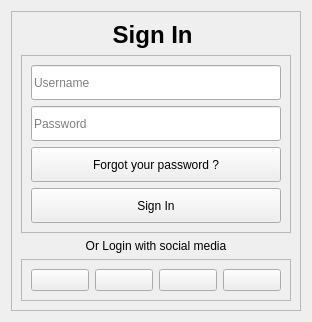
                <widget class="QWidget" name="login_pg">
                 <layout class="QVBoxLayout" name="verticalLayout_4">
                  <item alignment="Qt::AlignVCenter">
                   <widget class="QFrame" name="frame_2">
                    <property name="frameShape">
                     <enum>QFrame::StyledPanel</enum>
                    </property>
                    <property name="frameShadow">
                     <enum>QFrame::Raised</enum>
                    </property>
                    <layout class="QVBoxLayout" name="verticalLayout_6">
                     <item>
                      <widget class="QLabel" name="label_4">
                       <property name="maximumSize">
                        <size>
                         <width>16777215</width>
                         <height>16777210</height>
                        </size>
                       </property>
                       <property name="text">
                        <string>&lt;html&gt;&lt;head/&gt;&lt;body&gt;&lt;p align="center"&gt;&lt;span style=" font-size:18pt; font-weight:600;"&gt;Sign In &lt;/span&gt;&lt;/p&gt;&lt;/body&gt;&lt;/html&gt;</string>
                       </property>
                      </widget>
                     </item>
                     <item alignment="Qt::AlignHCenter|Qt::AlignVCenter">
                      <widget class="QFrame" name="frame_3">
                       <property name="minimumSize">
                        <size>
                         <width>200</width>
                         <height>0</height>
                        </size>
                       </property>
                       <property name="frameShape">
                        <enum>QFrame::StyledPanel</enum>
                       </property>
                       <property name="frameShadow">
                        <enum>QFrame::Raised</enum>
                       </property>
                       <layout class="QVBoxLayout" name="verticalLayout_5">
                        <item>
                         <widget class="QLineEdit" name="usernameInput">
                          <property name="minimumSize">
                           <size>
                            <width>250</width>
                            <height>35</height>
                           </size>
                          </property>
                          <property name="maximumSize">
                           <size>
                            <width>250</width>
                            <height>35</height>
                           </size>
                          </property>
                          <property name="placeholderText">
                           <string>Username</string>
                          </property>
                         </widget>
                        </item>
                        <item>
                         <widget class="QLineEdit" name="passwordInput">
                          <property name="minimumSize">
                           <size>
                            <width>250</width>
                            <height>35</height>
                           </size>
                          </property>
                          <property name="maximumSize">
                           <size>
                            <width>250</width>
                            <height>35</height>
                           </size>
                          </property>
                          <property name="echoMode">
                           <enum>QLineEdit::Password</enum>
                          </property>
                          <property name="placeholderText">
                           <string>Password</string>
                          </property>
                         </widget>
                        </item>
                        <item>
                         <widget class="QPushButton" name="rest">
                          <property name="minimumSize">
                           <size>
                            <width>250</width>
                            <height>35</height>
                           </size>
                          </property>
                          <property name="maximumSize">
                           <size>
                            <width>250</width>
                            <height>35</height>
                           </size>
                          </property>
                          <property name="text">
                           <string>Forgot your password ?</string>
                          </property>
                         </widget>
                        </item>
                        <item>
                         <widget class="QPushButton" name="siginBtn">
                          <property name="minimumSize">
                           <size>
                            <width>250</width>
                            <height>35</height>
                           </size>
                          </property>
                          <property name="maximumSize">
                           <size>
                            <width>250</width>
                            <height>35</height>
                           </size>
                          </property>
                          <property name="cursor">
                           <cursorShape>PointingHandCursor</cursorShape>
                          </property>
                          <property name="text">
                           <string>Sign In</string>
                          </property>
                          <property name="checkable">
                           <bool>false</bool>
                          </property>
                          <property name="autoRepeat">
                           <bool>true</bool>
                          </property>
                         </widget>
                        </item>
                       </layout>
                      </widget>
                     </item>
                     <item>
                      <widget class="QLabel" name="label_6">
                       <property name="text">
                        <string>Or Login with social media</string>
                       </property>
                       <property name="alignment">
                        <set>Qt::AlignCenter</set>
                       </property>
                      </widget>
                     </item>
                     <item>
                      <widget class="QFrame" name="frame_4">
                       <property name="frameShape">
                        <enum>QFrame::StyledPanel</enum>
                       </property>
                       <property name="frameShadow">
                        <enum>QFrame::Raised</enum>
                       </property>
                       <layout class="QHBoxLayout" name="horizontalLayout_3">
                        <item>
                         <widget class="QPushButton" name="google">
                          <property name="cursor">
                           <cursorShape>PointingHandCursor</cursorShape>
                          </property>
                          <property name="text">
                           <string />
                          </property>
                          <property name="icon">
                           <iconset resource="../Qss/icons/_icons.qrc">
                            <normaloff>:/font_awesome_brands/icons/font_awesome/brands/google-plus-g.png</normaloff>:/font_awesome_brands/icons/font_awesome/brands/google-plus-g.png</iconset>
                          </property>
                          <property name="iconSize">
                           <size>
                            <width>24</width>
                            <height>24</height>
                           </size>
                          </property>
                         </widget>
                        </item>
                        <item>
                         <widget class="QPushButton" name="facebook">
                          <property name="cursor">
                           <cursorShape>PointingHandCursor</cursorShape>
                          </property>
                          <property name="text">
                           <string />
                          </property>
                          <property name="icon">
                           <iconset resource="../Qss/icons/_icons.qrc">
                            <normaloff>:/font_awesome_brands/icons/font_awesome/brands/facebook-f.png</normaloff>:/font_awesome_brands/icons/font_awesome/brands/facebook-f.png</iconset>
                          </property>
                          <property name="iconSize">
                           <size>
                            <width>24</width>
                            <height>24</height>
                           </size>
                          </property>
                         </widget>
                        </item>
                        <item>
                         <widget class="QPushButton" name="twitter">
                          <property name="cursor">
                           <cursorShape>PointingHandCursor</cursorShape>
                          </property>
                          <property name="text">
                           <string />
                          </property>
                          <property name="icon">
                           <iconset resource="../Qss/icons/_icons.qrc">
                            <normaloff>:/font_awesome_brands/icons/font_awesome/brands/square-x-twitter.png</normaloff>:/font_awesome_brands/icons/font_awesome/brands/square-x-twitter.png</iconset>
                          </property>
                          <property name="iconSize">
                           <size>
                            <width>24</width>
                            <height>24</height>
                           </size>
                          </property>
                         </widget>
                        </item>
                        <item>
                         <widget class="QPushButton" name="github">
                          <property name="cursor">
                           <cursorShape>PointingHandCursor</cursorShape>
                          </property>
                          <property name="text">
                           <string />
                          </property>
                          <property name="icon">
                           <iconset resource="../Qss/icons/_icons.qrc">
                            <normaloff>:/font_awesome_brands/icons/font_awesome/brands/github.png</normaloff>:/font_awesome_brands/icons/font_awesome/brands/github.png</iconset>
                          </property>
                          <property name="iconSize">
                           <size>
                            <width>24</width>
                            <height>24</height>
                           </size>
                          </property>
                         </widget>
                        </item>
                       </layout>
                      </widget>
                     </item>
                    </layout>
                   </widget>
                  </item>
                 </layout>
                </widget>
